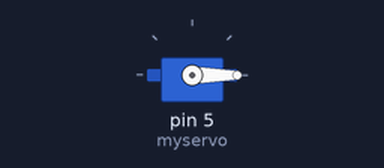
Recording of a sketch running on a simulated Arduino Uno, built with avr-gcc and run on an emulated ATmega328P. On the bench: servo.

Above: at 0.1 s.
At 1.1 s:
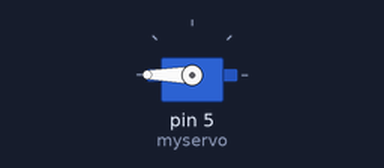
Timing chart, 0 to 2.6 s (numbered marks = the images above):
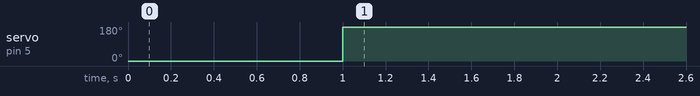

Measured:
- by itself, servo on pin 5 (myservo): 0° → 180° at 1.0 s

The sketch:

Servo.ino
```cpp
#include <Servo.h>

// Create servo object to control a servo
Servo myservo;

// Variable to store the servo position
int pos = 0;

void setup() {
  // Attaches the servo on pin 5 to the servo object
  myservo.attach(5);

  // Sets the servo position
  myservo.write(0);
  delay(1000);
  myservo.write(180);

  // Detaches the servo from the pin to free the servo and save power
  myservo.detach();
}

void loop() {
  // Nothing to do
}
```
